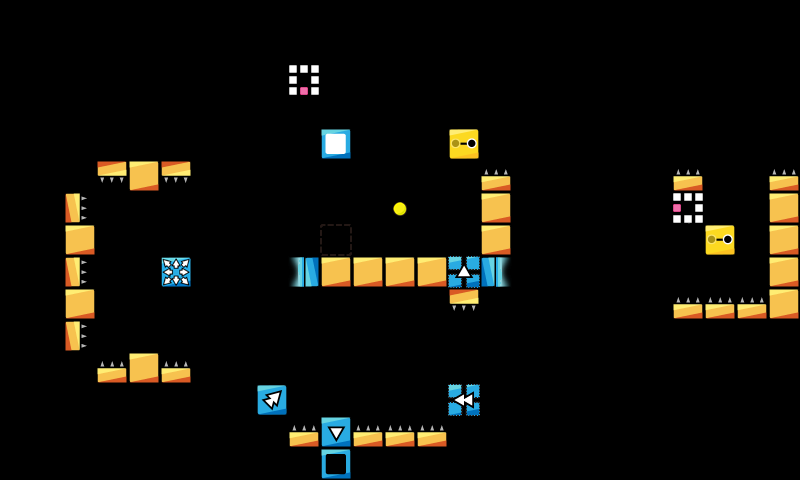

A level layout from a 2D game, rendered from its tile map. Below: a short description, then the map file with tile-grid data replaced by summaries:
An orthogonal 25x15 tile map with 32x32 px tiles, 1 tile layer (map).

<map version="1.0" orientation="orthogonal" renderorder="right-down" width="25" height="15" tilewidth="32" tileheight="32" nextobjectid="7">
 <tileset firstgid="1" name="map_tiles" tilewidth="32" tileheight="32">
  <image source="../../img/map_tiles.png" width="480" height="480" />
 </tileset>
 <layer name="map" width="25" height="15">
  <data>[375 cells, 56 non-empty, 17 distinct tile ids]</data>
 </layer>
 <objectgroup name="Object Layer 1" />
</map>
